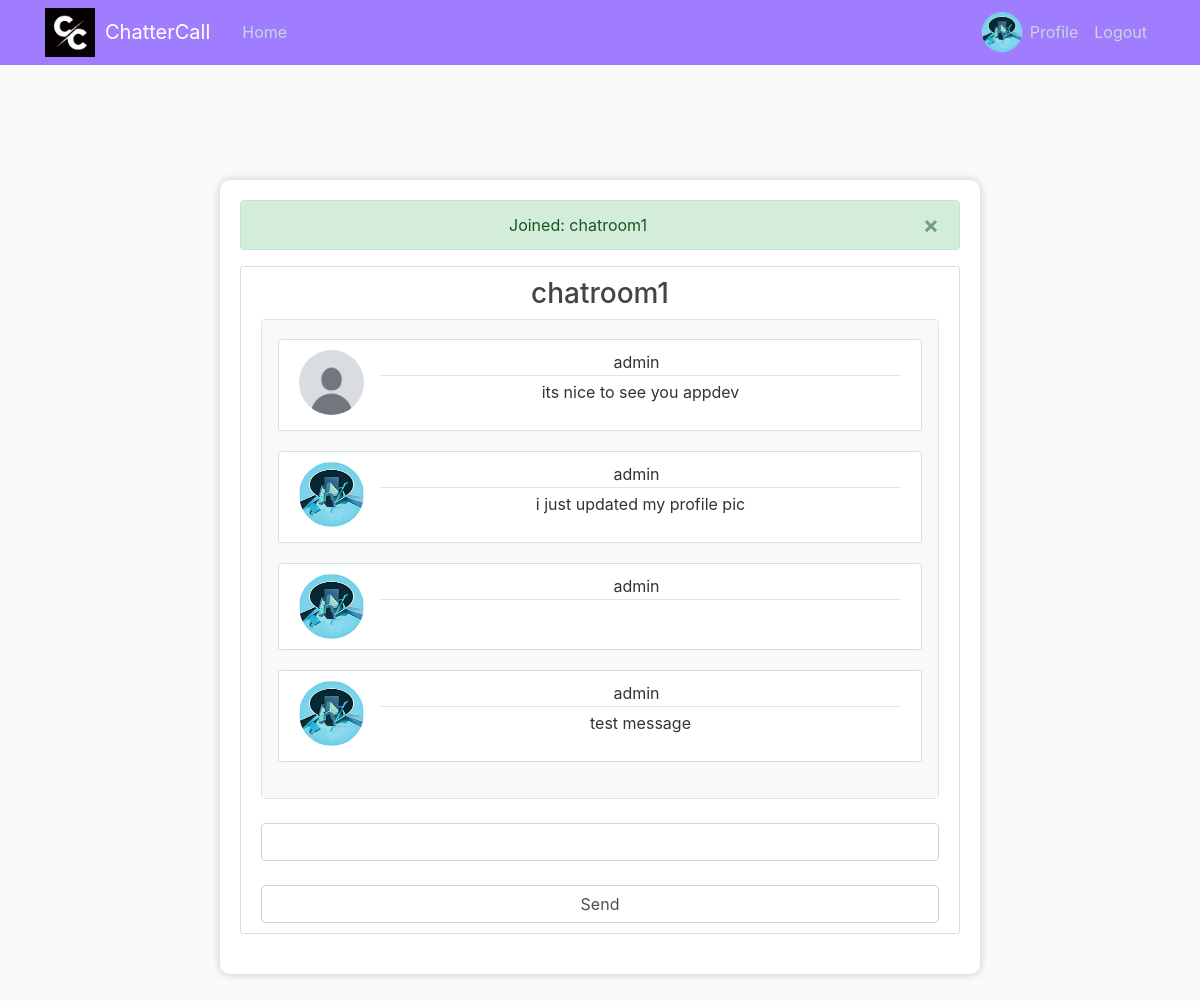
The app's page /chatroom1/ (signed in) with its own data.
### users/models.py (models this page shows, shortened)
class Profile(models.Model):
    user = models.OneToOneField(User, on_delete=models.CASCADE)
    image = models.ImageField(default="basicpfp.jpg", upload_to='profile_pics')

### chat/models.py (models this page shows, shortened)
class Message(models.Model):
    username = models.CharField(max_length=50)
    room = models.CharField(max_length=50)
    message_content = models.TextField()
    date_added = models.DateTimeField(auto_now_add=True)
    profile_pic = models.ImageField()
    class Meta:
        ordering = ('date_added', )

### chat/views.py (the view)
# urls.py: path('<str:room_name>/', chat_views.chat_room, name='chat-room'),
@login_required
def chat_room(request, room_name):
    db_messages = Message.objects.filter(room=room_name)[:]
    messages.success(request, f"Joined: {room_name}")
    return render(request, 'chat/chatroom.html', {
        'room_name': room_name,
        'title': room_name,
        'db_messages': db_messages,
    })

### chat/context_processors.py (called while the page is built)
def public_rooms(request):
    rooms = Room.objects.all()
    return {'rooms': rooms}

### chat/templates/chat/chatroom.html (shortened to what this page needs)
{% extends "chat/base.html" %} {% load crispy_forms_tags %} {% block content %}
<div class="content-section" class="centered-form">
    <h3 class="text-center">{{room_name}}</h3>
    <div id="chat-log-container"
        class="container bg-light p-3 rounded-sm border rounded overflow-auto"
        style="height: 480px; overflow-y:auto">
        <div id="chat-log">
            {% if db_messages %}
            {% for m in db_messages %}
            <div class="media content-section">
                <img class="rounded-circle article-img" src="{{m.profile_pic}}" />
                <div class="media-body">
                    <div class="article-metadata">
                        <span class="mr-2"> {{m.username}}  </span>
                    </div>
                    <p class="article-content">  {{m.message_content}}  </p>
                </div>
            </div>
            {% endfor %}
            {% endif %}
        </div>
    </div>
    <br />
    <input
        class="form-control"
        id="chat-message-input"
        type="text"
        size="100"
        /><br />
    <input
        class="form-control"
        id="chat-message-submit"
        type="button"
        value="Send"
        />
</div>
{% endblock content %}

### chat/templates/chat/base.html (shortened to what this page needs)
{% load static %}
<!DOCTYPE html>
<html>
<head>
    <link rel="stylesheet" href="https://maxcdn.bootstrapcdn.com/bootstrap/4.0.0/css/bootstrap.min.css">
    <link rel="stylesheet" type="text/css" href="{% static 'chat/main.css' %}">
</head>
<body>
    <header class="site-header">
      <nav class="navbar navbar-expand-md navbar-dark bg-steel fixed-top">
        <div class="container">
          <img src="{% static 'chat/ChatterCallLogo.png' %}" alt="ChatterCall Logo" style="width: 50px; height: auto; margin-right: 10px;">
          <a class="navbar-brand mr-4" href="{% url 'chat-home' %}">ChatterCall</a>
          <div class="collapse navbar-collapse" id="navbarToggle">
            <div class="navbar-nav mr-auto">
              <a class="nav-item nav-link" href="{% url 'chat-home' %}">Home</a>
            </div>
            <div class="navbar-nav">
              {% if user.is_authenticated %}
              <img width="50px" class="rounded-circle" style="max-height: 40px; max-width: 40px;" src="{{user.profile.image.url}}">
                <a class="nav-item nav-link" href="{% url 'profile' %}"> Profile</a>
                <a class="nav-item nav-link" href="{% url 'logout' %}">Logout</a>
              {% else %}
                <a class="nav-item nav-link" href="{% url 'login' %}">Login</a>
                <a class="nav-item nav-link" href="{% url 'register' %}">Register</a>
              {% endif %}
            </div>
          </div>
        </div>
      </nav>
    </header>
    <main role="main" class="container">
      <div class="row">
        <div class="col-md-8" id="CHATROOMID">
          {% if messages %}
            {% for message in messages %}
                <div class="alert alert-{{ message.tags }} alert-dismissible fade show" role="alert">
                {{ message }}
                <button type="button" class="close" data-dismiss="alert" aria-label="Close">
                    <span aria-hidden="true">&times;</span>
                </button>
                </div>
            {% endfor %}
          {% endif %}
          {% block content %}{% endblock %}
        </div>
      </div>
    </main>
</body>
</html>

### chat/static/chat/main.css (style rules this page uses)
body { background: #fafafa; color: #333333; margin-top: 5rem; }
h1, h2, h3, h4, h5, h6 { color: #444444; }
.bg-steel { background-color: #a07dff !important; }
.site-header .navbar-nav .nav-link { color: #cbd5db; }
.content-section { background: #ffffff; padding: 10px 20px; border: 1px solid #dddddd; border-radius: 3px; margin-bottom: 20px; }
.article-content { white-space: pre-line; }
.article-img { height: 65px; width: 65px; margin-right: 16px; }
.article-metadata { padding-bottom: 1px; margin-bottom: 4px; border-bottom: 1px solid #e3e3e3 }

### chat/templates/chat/base.html (style rules this page uses)
.container #CHATROOMID { text-align: center; margin: 100px auto; max-width: 1500px; padding: 20px; background-color: #fff; border-radius: 10px; box-shadow: 0 0 10px rgba(0, 0, 0, 0.2); }

### records on screen
Message: profile_pic (picture), username "admin", message_content "its nice to see you appdev"
Message: profile_pic (picture), username "admin", message_content "i just updated my profile pic"
Message: profile_pic (picture), username "admin"
Message: profile_pic (picture), username "admin", message_content "test message"

### other values on screen
{{ message }} "Joined: chatroom1"
{{ room_name }} "chatroom1"
